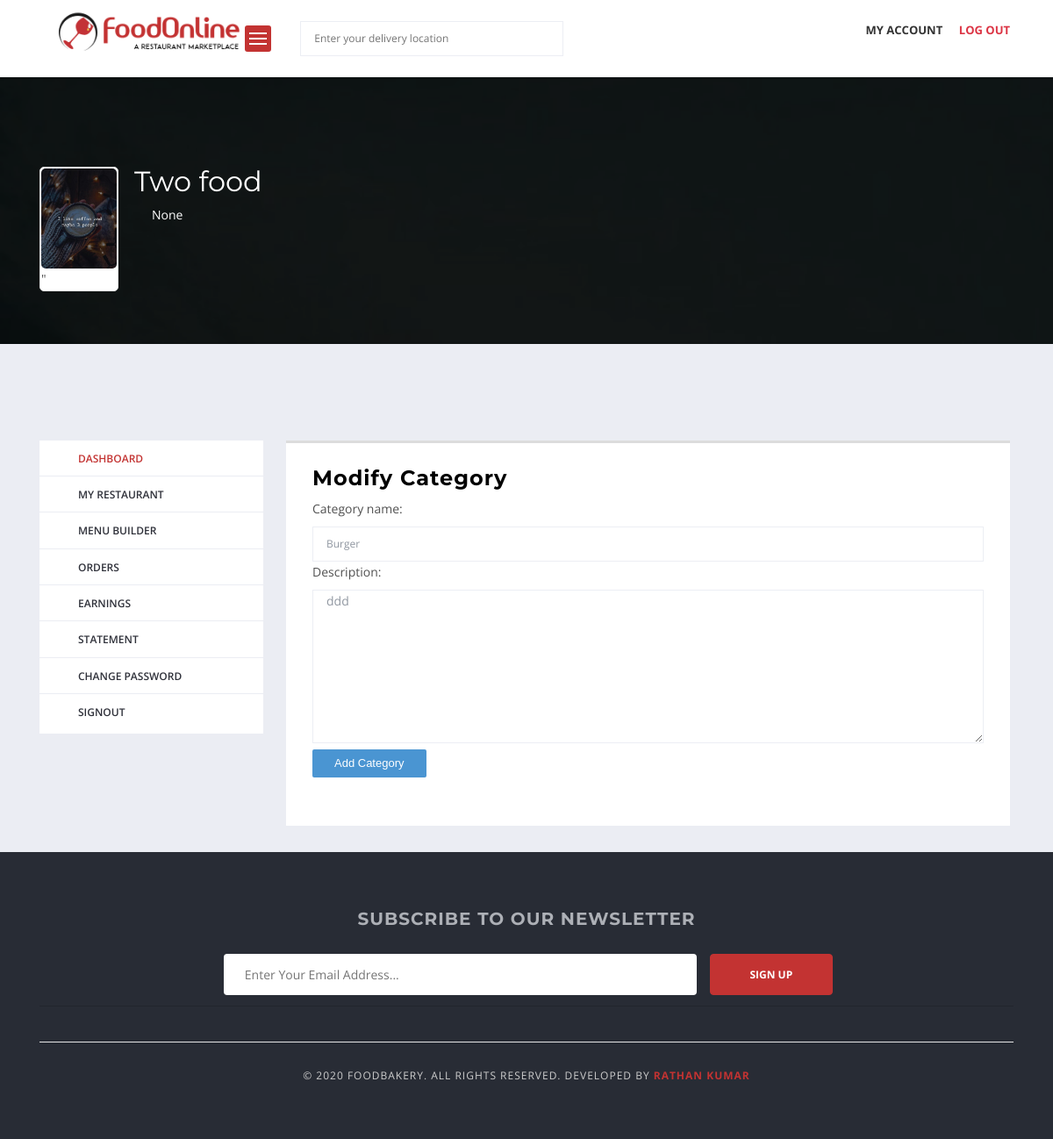
Screenshot of /menue_builder/cateroy/edit/5/ (signed in) with the database file from the repository.
### vendor/models.py (models this page shows, shortened)
class Vendor(models.Model):
    vendor_user=models.OneToOneField(User, related_name='vendor_user',
                              on_delete=models.CASCADE)
    vendor_user_profile=models.OneToOneField(UserProfile,related_name='vendor_user_profile',
                                      on_delete=models.CASCADE)
    vendor_name=models.CharField(max_length=50)
    vendor_license=models.ImageField(upload_to='vendor/license')
    is_approved=models.BooleanField(default=False)
    created_at=models.DateTimeField(auto_now_add=True)
    modified_at=models.DateTimeField(auto_now=True)

### accounts/models.py (models this page shows, shortened)
class UserProfile(models.Model):
    user= models.OneToOneField(User, on_delete=models.CASCADE, related_name='user')
    profile_picture=models.ImageField(upload_to='user/profile_picture',blank=True,null=True)
    cover_photo=models.ImageField(upload_to='user/cover_picture',blank=True,null=True)
    address=models.CharField(max_length=500,blank=True,null=True)
    country=models.CharField(max_length=50, blank=True,null=True)
    state=models.CharField(max_length=50, blank=True,null=True)
    city=models.CharField(max_length=50, blank=True,null=True)
    pin_code=models.CharField(max_length=10, blank=True,null=True)
    latitude=models.CharField(max_length=50, blank=True,null=True)
    longitute=models.CharField(max_length=50, blank=True,null=True)
    created_at=models.DateTimeField(auto_now_add=True)
    modify_at=models.DateTimeField(auto_now=True)

### menu/models.py (models this page shows, shortened)
class Category(models.Model):
    vendor = models.ForeignKey(Vendor, on_delete=models.CASCADE)
    category_name=models.CharField(max_length=50, unique=True)
    slug=models.SlugField(max_length=250, unique=True)
    description = models.TextField(blank=True)
    created_at = models.DateTimeField(auto_now_add=True)
    updated_at = models.DateTimeField(auto_now=True)
    class Meta:
        verbose_name='category'
        verbose_name_plural='categories'

### vendor/views.py (the view)
def edit_category(request,pk=None):
    category = get_object_or_404(Category, pk=pk)
    if request.method=='POST':
        form = Category_forms(request.POST, instance=category)
        if form.is_valid():
            category_name= form.cleaned_data['category_name']
            category= form.save(commit=False)
            category.vendor= get_vendor(request)
            category.slug= slugify(category_name)
            form.save()
            return redirect('menue_builder')
        else:
            print(form.errors)
    else:
        form = Category_forms(instance=category)
    context={
        'form':form,
        'category':category,
    }
    return render(request, 'vendor/edit_category.html', context)

### menu/forms.py
class Category_forms(forms.ModelForm):
    class Meta:
        model= Category
        fields=['category_name','description']

### accounts/context_processors.py (called while the page is built)
def get_vendor(request):
    try:
        vendor=Vendor.objects.get(vendor_user=request.user)
    except:
        vendor=None
    return dict(vendor=vendor)

### templates/vendor/edit_category.html (shortened to what this page needs)
{% extends 'base.html' %}
{% load static %}
{% block content %}
<div class="main-section">
    {% include 'includes/cover.html' %}
     <div class="page-section account-header buyer-logged-in">
         <div class="container">
             <div class="row">
                 <div class="col-lg-3 col-md-3 col-sm-12 col-xs-12">
                    {% include 'includes/v_sidebar.html' %}
                 </div>
                 <div class="col-lg-9 col-md-9 col-sm-12 col-xs-12">
                     <div class="user-dashboard loader-holder">
                         <div class="user-holder">
                            <h2>Modify Category</h2>
                           <form action="{% url 'edit_category' category.pk %}" method="POST">
                            {{form}}
                            <div class="field-holder">
                                <div class="payment-holder input-button-loader">
                                    <input  type="submit" value="Add Category" >
                                </div>
                            </div>
                           </form>
                         </div>
                     </div>
                 </div>
             </div>
         </div>
     </div>
 </div>
{% endblock content %}

### templates/includes/cover.html
{% load static %}
<div class="page-section restaurant-detail-image-section" style=" background: url({% if vendor.vendor_user_profile.cover_photo %}{{ vendor.vendor_user_profile.cover_photo.url }} {% else %}{% static 'images/de_cover.jpg' %} {% endif %} ) no-repeat scroll 0 0 / cover;">
    <div class="container">
        <div class="row">
            <div class="col-lg-12 col-md-12 col-sm-12 col-xs-12">
                <div class="company-info-detail">
                    <div class="company-info">
                        <div class="img-holder">
                            <figure>
                                {% if vendor.vendor_user_profile.profile_picture %}
                                <img src="{{ vendor.vendor_user_profile.profile_picture.url }}"alt="">
                                {% else %}
                                {% static 'images/de_cover.jpg' %}
                                 {% endif %}"
                            </figure>
                        </div>
                        <div class="text-holder">
                            <span class="restaurant-title">{{vendor.vendor_name}}</span>
                            <div class="text">
                                <i class="icon-location"></i>
                                <p>{{vendor.vendor_user_profile.address}}</p>
                            </div>
                        </div>
                    </div>
                </div>
            </div>
        </div>
    </div>
</div>

### templates/base.html (style rules this page uses)
body, .main-section p, .mce-content-body p { font:Normal 14px/24px "Open Sans", sans-serif;letter-spacing: 0px;text-transform: none;color: #515151 !important; }

### rows the page displays
Vendor: vendor_user_profile.cover_photo (picture), vendor_user_profile.profile_picture (picture), vendor_name "Two food", vendor_user_profile.address "None"
Category: category_name "Burger", description "ddd"
